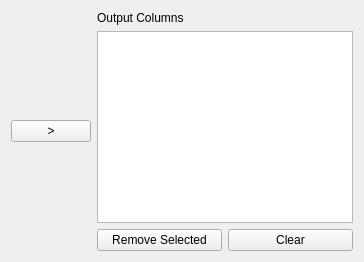
             <widget class="QWidget" name="regression">
              <layout class="QGridLayout" name="gridLayout_25">
               <item row="1" column="0">
                <layout class="QHBoxLayout" name="horizontalLayout_3">
                 <item>
                  <widget class="QPushButton" name="add_output_columns_pushButton">
                   <property name="text">
                    <string>&gt;</string>
                   </property>
                  </widget>
                 </item>
                 <item>
                  <layout class="QVBoxLayout" name="verticalLayout_6">
                   <item>
                    <widget class="QLabel" name="label_5">
                     <property name="text">
                      <string>Output Columns</string>
                     </property>
                    </widget>
                   </item>
                   <item>
                    <widget class="QListWidget" name="output_columns_listWidget">
                     <property name="selectionMode">
                      <enum>QAbstractItemView::MultiSelection</enum>
                     </property>
                    </widget>
                   </item>
                   <item>
                    <layout class="QHBoxLayout" name="horizontalLayout_4">
                     <item>
                      <widget class="QPushButton" name="remove_output_columns_pushButton">
                       <property name="text">
                        <string>Remove Selected</string>
                       </property>
                      </widget>
                     </item>
                     <item>
                      <widget class="QPushButton" name="clear_output_columns_pushButton">
                       <property name="text">
                        <string>Clear</string>
                       </property>
                      </widget>
                     </item>
                    </layout>
                   </item>
                  </layout>
                 </item>
                </layout>
               </item>
              </layout>
             </widget>
